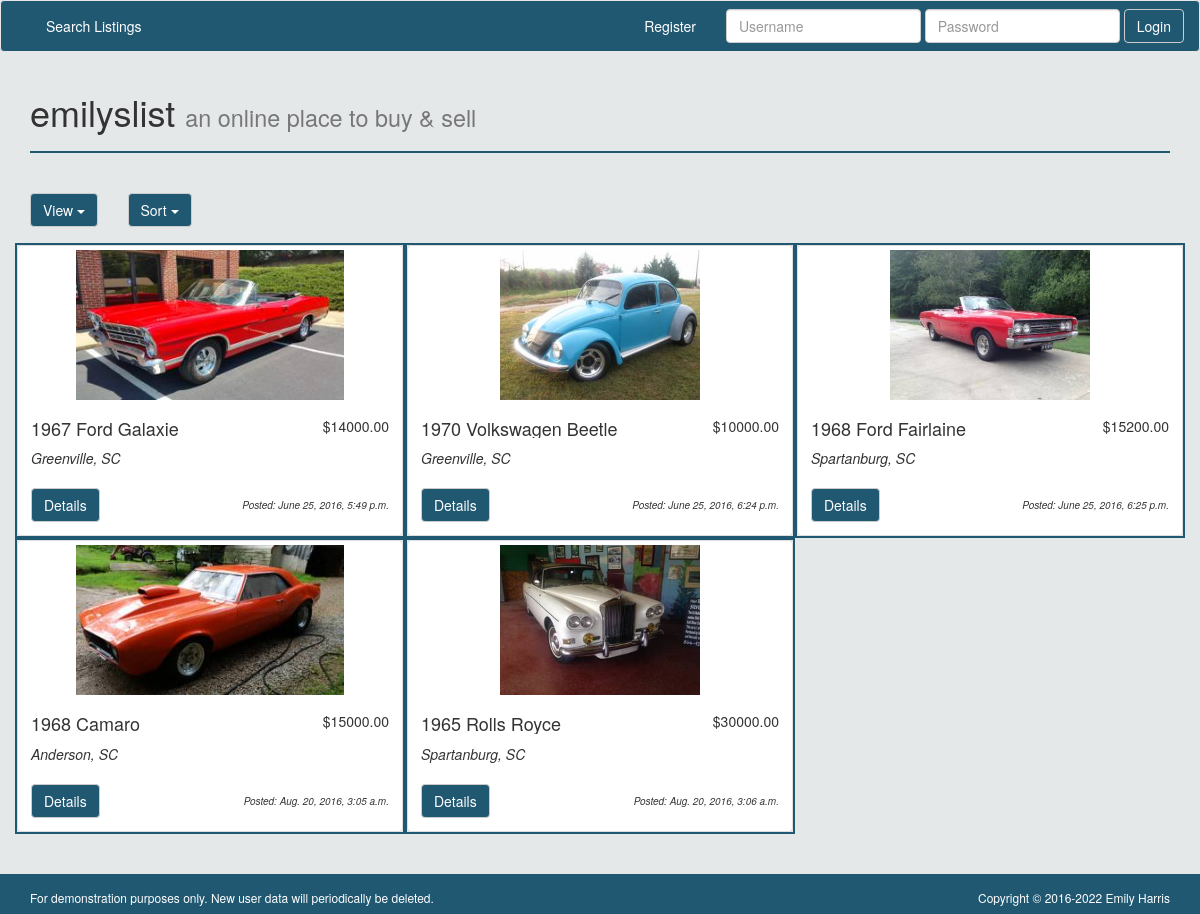
Page /category/2/gallery/ on the committed database.
### classifieds/models.py (models this page shows)
class Listing(models.Model):
    user = models.ForeignKey('auth.User', on_delete=models.PROTECT)
    title = models.CharField(max_length=50)
    price = models.DecimalField(decimal_places=2, max_digits=15)
    location = models.ForeignKey(Region, on_delete=models.PROTECT)
    created = models.DateTimeField(auto_now_add=True)
    body = models.TextField()
    photo = models.ImageField(upload_to="item_photos", null=True, blank=True)
    category=models.ForeignKey(Category, on_delete=models.PROTECT)
    @property
    def photo_url(self):
        if self.photo:
            return self.photo.url
        return "http://www.clker.com/cliparts/f/Z/G/4/h/Q/no-image-available-md.png"

class Region(models.Model):
    location = models.CharField(max_length=50)
    def __str__(self):
        return self.location

### classifieds/views.py (the view)
# urls.py: url(r'^category/(?P<pk>\d+)/gallery/$', CategoryListGalleryView.as_view(), name='category_list_gallery_view'),
class CategoryListGalleryView(ListView):
    model = Listing
    template_name = 'classifieds/category_list_gallery.html'
    def get_queryset(self, **kwargs):
        category_id = self.kwargs.get('pk')
        sort = self.request.GET.get('sort')
        if sort:
            return Listing.objects.filter(category=category_id).order_by(sort)
        else:
            return Listing.objects.filter(category=category_id)
    def get_context_data(self, **kwargs):
        context = super().get_context_data(**kwargs)
        context['category_id'] = self.kwargs.get('pk')
        return context

### templates/classifieds/category_list_gallery.html (shortened to what this page needs)
{% extends "base.html" %}
{% block content %}
<div class="row">
  <div class="col-sm-1 dropdown-button">
    <div class="dropdown">
      <button class="btn btn-default dropdown-toggle" type="button" id="dropdownMenu1" data-toggle="dropdown" aria-haspopup="true" aria-expanded="true">
        View
        <span class="caret"></span>
      </button>
    </div>
    <br><br>
  </div>
  <div class="col-sm-1 dropdown-button">
    <div class="dropdown">
      <button class="btn btn-default dropdown-toggle" type="button" id="dropdownMenu1" data-toggle="dropdown" aria-haspopup="true" aria-expanded="true">
        Sort
        <span class="caret"></span>
      </button>
    </div>
    <br><br>
  </div>
</div>
<div class="row">
  {% for object in object_list %}
  <div class="col-sm-6 col-md-4 gallery-box">
    <div class="thumbnail">
      <div class="gallery-image">
        <img class='gallery-image' src="{{ object.photo_url }}" alt="">
      </div>
      <div class="caption">
        <div class="row">
          <div class="col-sm-8">
            <h4 class='listing-name'>{{object.title}}</h4>
          </div>
          <div class="col-sm-4">
            <h5 class='price'>${{object.price}}</h5>
          </div>
        </div>
        <div><em>{{object.location}}</em></div>
        <br>
        <div class="row">
          <div class="col-sm-4">
            <a href="{% url 'listing_detail_view' object.pk %}" class="btn btn-default" role="button">Details</a>
          </div>
          <div class="col-sm-8">
            <div class='posted'> Posted: {{object.created}} </div>
          </div>
        </div>
      </div>
    </div>
  </div>
  {% endfor %}
</div>
<br><br>
{% endblock %}

### templates/base.html (shortened to what this page needs)
{% load static %}
<!DOCTYPE html>
<html>
  <head>
    <link rel="stylesheet" href='{% static "classifieds/css/bootstrap.css" %}' media="screen" title="bootstrap css" charset="utf-8">
    <link rel="stylesheet" href='{% static "classifieds/css/main.css" %}' media="screen" charset="utf-8">
  </head>
  <body>
<div id="wrap">
  <nav class="navbar navbar-default">
         <div class="container-fluid">
           <div class="collapse navbar-collapse" id="bs-example-navbar-collapse-1">
             <ul class="nav navbar-nav">
              <li><a href="{% url 'index_view' %}">Search Listings</a></li>
               {% if request.user.is_authenticated %}
               <li><a href="{% url 'listing_create_view' %}">Create Listing</a></li>
               <li><a href="{% url 'profile_list_view' %}">My Listings</a></li>
               <li><a href="{% url 'profile_update_view' %}">Update My Location</a></li>
               <ul class="nav navbar-nav navbar-right">
                 <li><a href=""><em>Signed in as {{user}}</em></a></li>
                 <form class="navbar-form navbar-right" method="POST", action="{% url 'logout' %}?next={% url 'index_view' %}">{% csrf_token %}
                   <button type="submit" class="btn btn-default">Logout</button>
                 </form>
               </ul>
               {% else %}
               <ul class="nav navbar-nav navbar-right">
                 <form class="navbar-form navbar-right" method="POST", action="{% url 'login' %}">{% csrf_token %}
                   <div class="form-group">
                     <input type="text" class="form-control" name='username' placeholder="Username">
                   </div>
                   <div class="form-group">
                     <input type="password" class="form-control" name='password' placeholder="Password">
                   </div>
                   <button type="submit" class="btn btn-default">Login</button>
                 </form>
                 <li><a href="{% url 'create_user_view' %}">Register</a></li>
               </ul>
              {% endif %}
             </ul>
           </div>
         </div>
       </nav>
    <div class="container">
           <div class="page-header">
             <h1>emilyslist <small>an online place to buy & sell</small></h1>
           </div>
           {% block content %}{% endblock %}
    </div>
  </div>
    <footer class='footer'>
      <div class="container">
        <div class="row">
          <div class="col-sm-6">
            <p class='text-left'>For demonstration purposes only. New user data will periodically be deleted.</p>
          </div>
          <div class="col-sm-6">
            <p class='text-right'>Copyright © 2016-<script>document.write(new Date().getFullYear())</script> Emily Harris</p>
          </div>
        </div>
      </div>
    </footer>
  </body>
</html>

### classifieds/static/classifieds/css/main.css (style rules this page uses)
html, body { height: 100%; }
#wrap { min-height: 100%; height: auto; margin: 0 auto -40px; padding: 0 0 40px; }
.footer { height: 40px; color: white; background-color: #205872; }
body { background-color: #e5e8e9 }
.thumbnail { margin-bottom: 0px; }
.navbar-default { background-color: #205872; border-color: #E7E7E7; }
.navbar-default .navbar-nav li a { color: white; }
.btn-default { color: white; background-color: #205872 }
a { color: #205872; }
.page-header { margin-top: 20px; border-bottom: 2px solid #205872; }
.text-right { text-align: right; font-size: 12px; margin-bottom: 0px; margin-top: 15px; }
.text-left { text-align: left; font-size: 12px; margin-bottom: 0px; margin-top: 15px; }
.gallery-box { border-style: solid; border-width: 2px; border-color: #205872; padding: 0px; }
.gallery-image { height: 150px; text-align: center; }
.dropdown-button { height: 50px; margin-top: 20px; }
.price { text-align: right; }
.posted { text-align: right; padding-top: 10px; font-size: 10px; font-style: italic; }
.listing-name { white-space: nowrap; text-overflow: ellipsis; overflow:hidden; }
ul.nav.navbar-nav.navbar-right { text-align: right; }

### rows in the picture
Listing: photo_url (picture), title "1967 Ford Galaxie", price "14000.00", location "Greenville, SC", created "June 25, 2016, 5:49 p.m."
Listing: photo_url (picture), title "1970 Volkswagen Beetle", price "10000.00", location "Greenville, SC", created "June 25, 2016, 6:24 p.m."
Listing: photo_url (picture), title "1968 Ford Fairlaine", price "15200.00", location "Spartanburg, SC", created "June 25, 2016, 6:25 p.m."
Listing: photo_url (picture), title "1968 Camaro", price "15000.00", location "Anderson, SC", created "Aug. 20, 2016, 3:05 a.m."
Listing: photo_url (picture), title "1965 Rolls Royce", price "30000.00", location "Spartanburg, SC", created "Aug. 20, 2016, 3:06 a.m."
